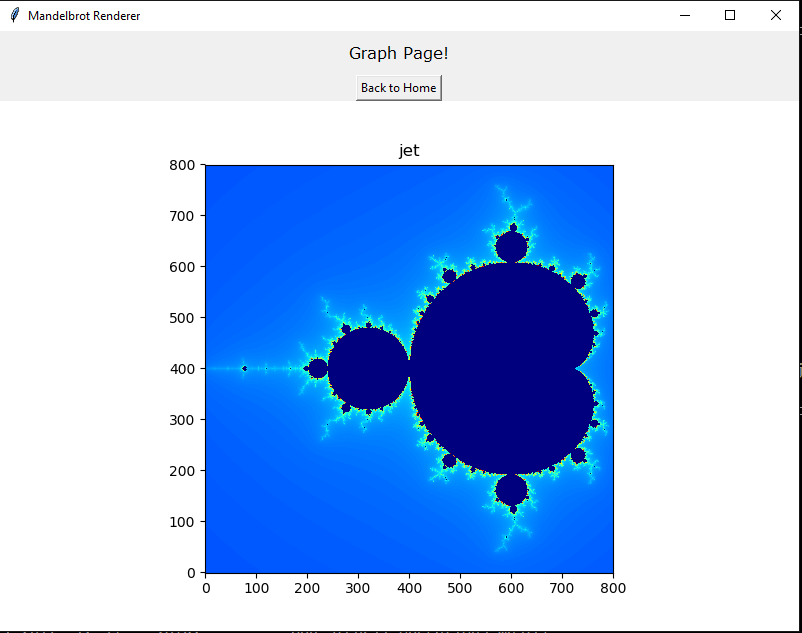

Write the Python code that produced this figure.
import matplotlib
matplotlib.use("TkAgg")
from matplotlib.backends.backend_tkagg import FigureCanvasTkAgg, NavigationToolbar2TkAgg
from matplotlib.figure import Figure

import tkinter as tk

import numpy as np
from numba import jit

from matplotlib import pyplot as plt
from matplotlib import colors

#maths and display code derived/inspired from Jean Francois Puget 
#https://www.ibm.com/developerworks/community/blogs/jfp/entry/My_Christmas_Gift?lang=en
@jit
def mandelbrot(z,maxiter,horizon,log_horizon):
    c = z
    for n in range(maxiter):
        az = abs(z)
        if az > horizon:
            return n - np.log(np.log(az))/np.log(2) + log_horizon
        z = z*z + c
    return 0

@jit
def mandelbrot_set(xmin,xmax,ymin,ymax,width,height,maxiter):
    horizon = 2.0 ** 40
    log_horizon = np.log(np.log(horizon))/np.log(2)
    r1 = np.linspace(xmin, xmax, width)
    r2 = np.linspace(ymin, ymax, height)
    n3 = np.empty((width,height))
    for i in range(width):
        for j in range(height):
            n3[i,j] = mandelbrot(r1[i] + 1j*r2[j],maxiter,horizon, log_horizon)
    return (r1,r2,n3)


def mandelbrot_image(xmin=-2.,xmax=0.5,ymin=-1.25,ymax=1.25,width=10,height=10,\
                 maxiter=1000,cmap='jet',gamma=0.3):

    dpi = 80
    img_width = dpi * width
    img_height = dpi * height
    x,y,z = mandelbrot_set(xmin,xmax,ymin,ymax,img_width,img_height,maxiter)

    fig = Figure(figsize=(width, height))
    ax = fig.add_subplot(111)

    ticks = np.arange(0,img_width,3*dpi)
    x_ticks = xmin + (xmax-xmin)*ticks/img_width
    plt.xticks(ticks, x_ticks)
    y_ticks = ymin + (ymax-ymin)*ticks/img_width
    plt.yticks(ticks, y_ticks)
    ax.set_title(cmap)
    norm = colors.PowerNorm(gamma)
    ax.imshow(z.T,cmap=cmap,origin='lower',norm=norm)
    return fig

LARGE_FONT= ("Verdana", 12)

class base(tk.Tk):

    def __init__(self, *args, **kwargs):

        tk.Tk.__init__(self, *args, **kwargs)

        #tk.Tk.iconbitmap(self, "iconz.ico")
        tk.Tk.wm_title(self, "Mandelbrot Renderer")


        container = tk.Frame(self)
        container.pack(side="top", fill="both", expand = True)
        container.grid_rowconfigure(0, weight=1)
        container.grid_columnconfigure(0, weight=1)

        menubar = tk.Menu(container)
        filemenu = tk.Menu(menubar, tearoff=0)

        filemenu.add_separator()
        filemenu.add_command(label="Exit", command=quit)
        menubar.add_cascade(label="File", menu=filemenu)

        self.frames = {}

        for F in (StartPage, MainPage):

            frame = F(container, self)

            self.frames[F] = frame

            frame.grid(row=0, column=0, sticky="nsew")

        self.show_frame(StartPage)

    def show_frame(self, cont):

        frame = self.frames[cont]
        frame.tkraise()


class StartPage(tk.Frame):

    def __init__(self, parent, controller):
        tk.Frame.__init__(self,parent)
        label = tk.Label(self, text="Start Page", font=LARGE_FONT)
        label.pack(pady=10,padx=10)

        button = tk.Button(self, text="Lets Begin",
                        command=lambda: controller.show_frame(MainPage))
        button.pack()


class MainPage(tk.Frame):

    def __init__(self, parent, controller):
        tk.Frame.__init__(self, parent)
        label = tk.Label(self, text="Graph Page!", font=LARGE_FONT)
        label.pack(pady=10,padx=10)

        button1 = tk.Button(self, text="Back to Home",
                            command=lambda: controller.show_frame(StartPage))
        button1.pack()

        # create a figure with the mandelbrot plot inside
        fig = mandelbrot_image()
        # attach this figure to the TK canvas
        canvas = FigureCanvasTkAgg(fig, self)
        canvas.show()
        canvas.get_tk_widget().pack(side=tk.BOTTOM, fill=tk.BOTH, expand=True)

        toolbar = NavigationToolbar2TkAgg(canvas, self)
        toolbar.update()
        canvas._tkcanvas.pack(side=tk.TOP, fill=tk.BOTH, expand=True)  


app = base()
app.geometry ("800x600")
app.mainloop()
